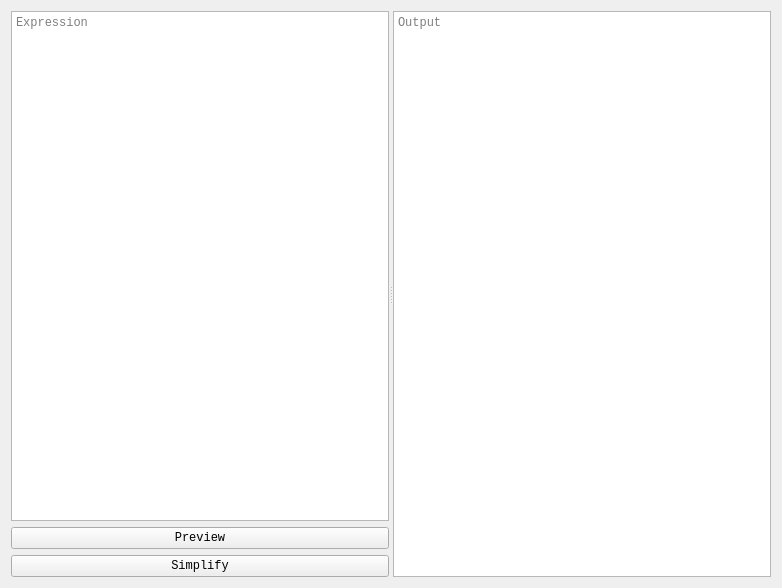
<?xml version="1.0" encoding="UTF-8"?>
<ui version="4.0">
 <class>Form</class>
 <widget class="QWidget" name="Form">
  <property name="geometry">
   <rect>
    <x>0</x>
    <y>0</y>
    <width>782</width>
    <height>588</height>
   </rect>
  </property>
  <property name="font">
   <font>
    <family>Courier New</family>
   </font>
  </property>
  <property name="windowTitle">
   <string>Form</string>
  </property>
  <layout class="QGridLayout" name="gridLayout">
   <item row="0" column="0">
    <widget class="QSplitter" name="splitter">
     <property name="orientation">
      <enum>Qt::Horizontal</enum>
     </property>
     <property name="childrenCollapsible">
      <bool>false</bool>
     </property>
     <widget class="QWidget" name="verticalLayoutWidget">
      <layout class="QVBoxLayout" name="verticalLayout">
       <item>
        <widget class="QTextEdit" name="SimpExp">
         <property name="sizePolicy">
          <sizepolicy hsizetype="Expanding" vsizetype="Ignored">
           <horstretch>0</horstretch>
           <verstretch>0</verstretch>
          </sizepolicy>
         </property>
         <property name="toolTip">
          <string>Expression</string>
         </property>
         <property name="lineWrapMode">
          <enum>QTextEdit::NoWrap</enum>
         </property>
         <property name="placeholderText">
          <string>Expression</string>
         </property>
        </widget>
       </item>
       <item>
        <widget class="QPushButton" name="SimpPrev">
         <property name="toolTip">
          <string>Preview the expression</string>
         </property>
         <property name="text">
          <string>Preview</string>
         </property>
        </widget>
       </item>
       <item>
        <widget class="QPushButton" name="SimpCalc">
         <property name="toolTip">
          <string>Simplify the expression - Shift + Enter</string>
         </property>
         <property name="text">
          <string>Simplify</string>
         </property>
        </widget>
       </item>
      </layout>
     </widget>
     <widget class="QTextBrowser" name="SimpOut">
      <property name="toolTip">
       <string>Simplified Answer</string>
      </property>
      <property name="lineWrapMode">
       <enum>QTextEdit::NoWrap</enum>
      </property>
      <property name="placeholderText">
       <string>Output</string>
      </property>
     </widget>
    </widget>
   </item>
  </layout>
 </widget>
 <resources/>
 <connections/>
</ui>
